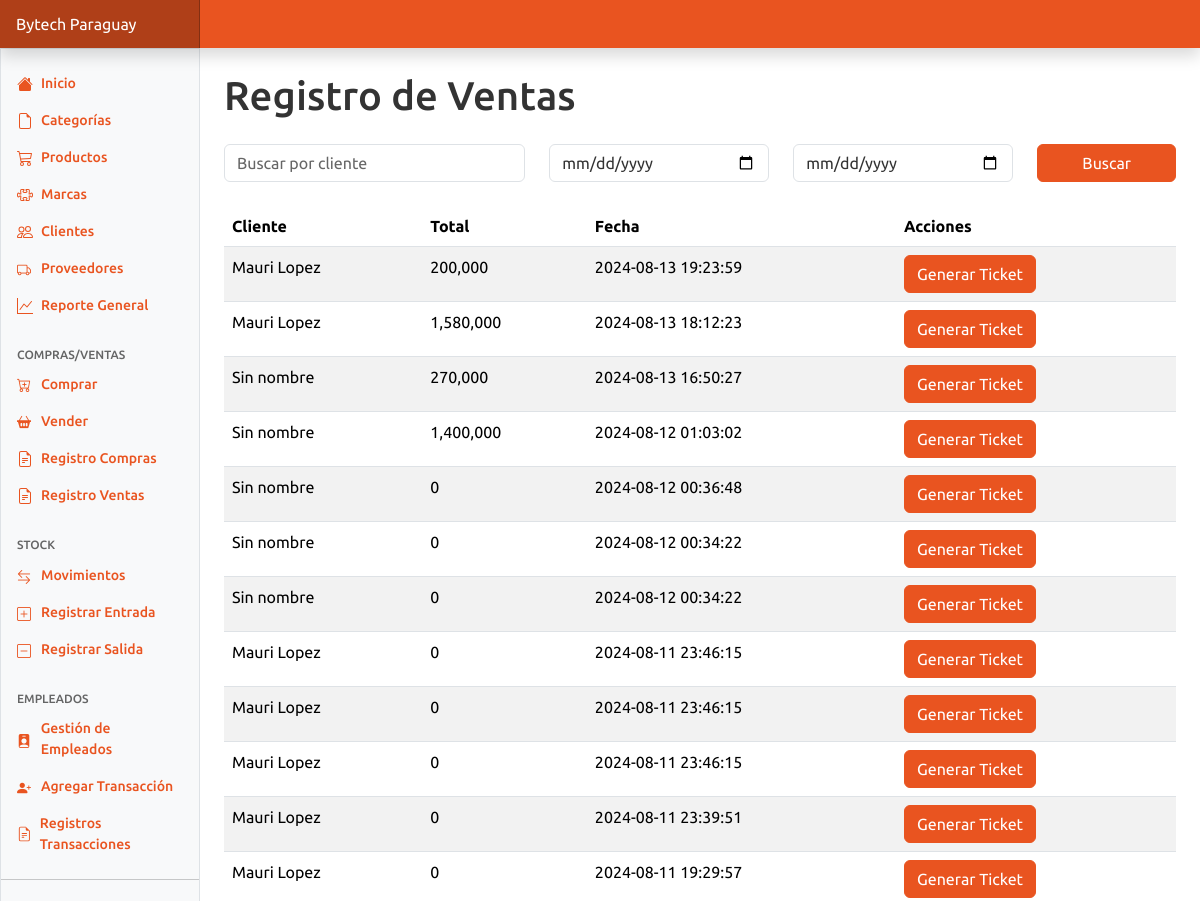
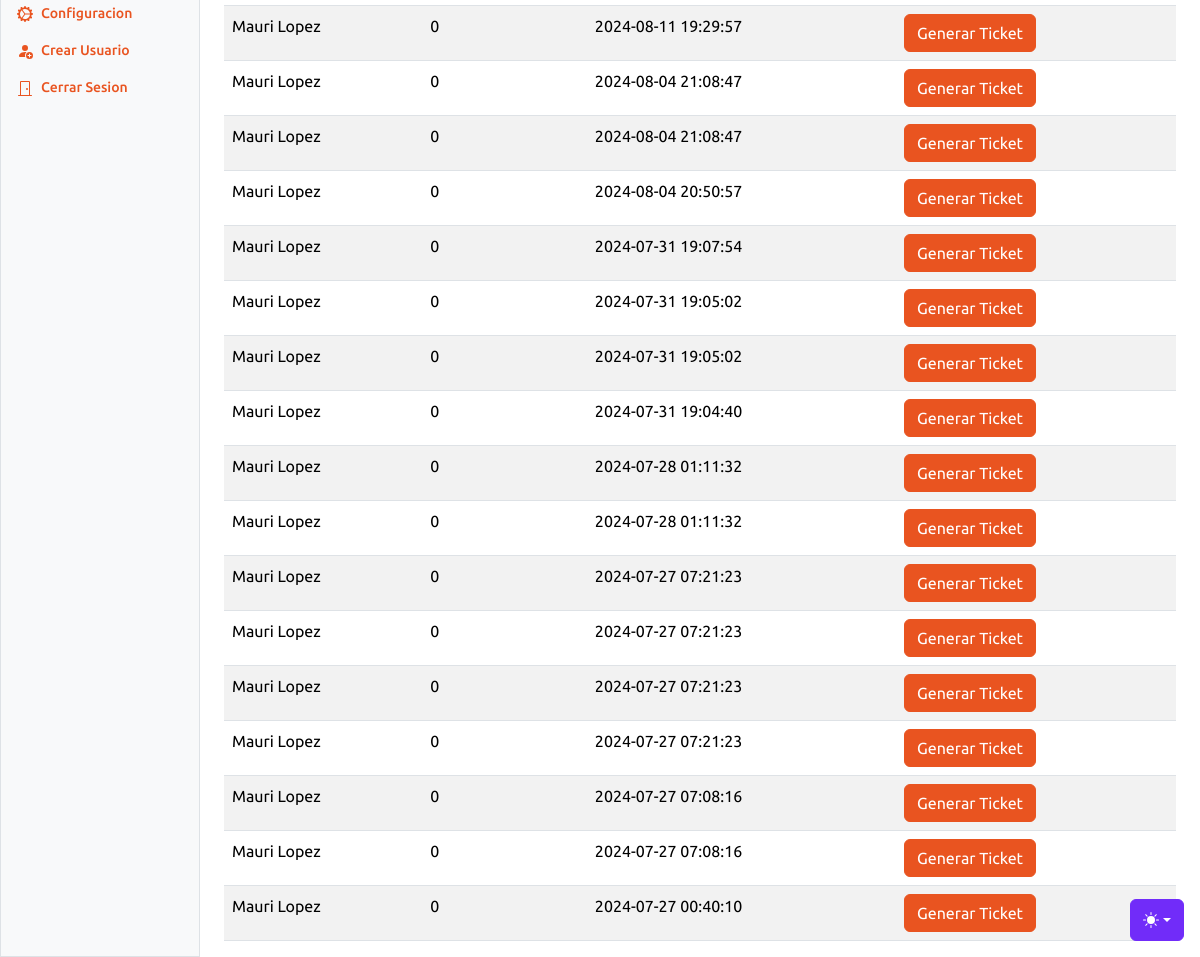
The page /registro_ventas.php (signed in) on the database its author committed (2 pictures, top to bottom).
### tables this page shows
CREATE TABLE `ventas` (
  `id` int(11) NOT NULL,
  `cliente_id` int(11) DEFAULT NULL,
  `total` decimal(10,2) NOT NULL,
  `producto_id` int(11) DEFAULT NULL,
  `cantidad` int(11) NOT NULL,
  `precio` decimal(10,2) NOT NULL,
  `fecha` timestamp NOT NULL DEFAULT current_timestamp()
);

CREATE TABLE `clientes` (
  `id` int(11) NOT NULL,
  `nombre` varchar(255) NOT NULL,
  `email` varchar(255) NOT NULL,
  `telefono` varchar(20) DEFAULT NULL,
  `direccion` text DEFAULT NULL,
  `ci_ruc` varchar(20) NOT NULL,
  `fecha_cumple` date DEFAULT NULL
);

### registro_ventas.php (the view, shortened to what this page needs)
<?php
require "config/start.php";
$search = isset($_GET['search']) ? $_GET['search'] : '';
$fecha_inicio = isset($_GET['fecha_inicio']) ? $_GET['fecha_inicio'] : '';
$fecha_fin = isset($_GET['fecha_fin']) ? $_GET['fecha_fin'] : '';
$sql = "SELECT ventas.id AS venta_id, ventas.total, ventas.fecha, clientes.nombre AS cliente_nombre
        FROM ventas
        JOIN clientes ON ventas.cliente_id = clientes.id
        WHERE (clientes.nombre LIKE :search)";
$sql .= " ORDER BY ventas.fecha DESC";
$stmt = $pdo->prepare($sql);
$params = ['search' => "%$search%"];
$stmt->execute($params);
$ventas = $stmt->fetchAll();
?>
<!DOCTYPE html>
<html lang="es">
<head>
    <?php include 'components/head.php'?>
</head>
<body>
<?php include 'components/header.php'?>
<main class="col-md-9 ms-sm-auto col-lg-10 px-md-4">
    <h1 class="my-4">Registro de Ventas</h1>
    <form method="get" class="mb-4">
        <div class="row">
            <div class="col-md-4">
                <input type="text" name="search" class="form-control" placeholder="Buscar por cliente" value="<?= htmlspecialchars($search) ?>">
            </div>
            <div class="col-md-3">
                <input type="date" name="fecha_inicio" class="form-control" value="<?= htmlspecialchars($fecha_inicio) ?>" placeholder="Fecha Inicio">
            </div>
            <div class="col-md-3">
                <input type="date" name="fecha_fin" class="form-control" value="<?= htmlspecialchars($fecha_fin) ?>" placeholder="Fecha Fin">
            </div>
            <div class="col-md-2">
                <button type="submit" class="btn btn-primary w-100">Buscar</button>
            </div>
        </div>
    </form>
    <table class="table table-striped">
        <thead>
            <tr>
                <th>Cliente</th>
                <th>Total</th>
                <th>Fecha</th>
                <th>Acciones</th>
            </tr>
        </thead>
        <tbody>
            <?php foreach ($ventas as $venta): ?>
                <tr>
                    <td><?= htmlspecialchars($venta['cliente_nombre']) ?></td>
                    <td><?= htmlspecialchars(number_format($venta['total'], 0)) ?></td>
                    <td><?= htmlspecialchars($venta['fecha']) ?></td>
                    <td>
                        <button class="btn btn-primary" onclick="generateTicketPDF(<?= $venta['venta_id'] ?>)">Generar Ticket</button>
                    </td>
                </tr>
            <?php endforeach; ?>
        </tbody>
    </table>
</main>
<?php include 'components/footer.php'?>
</body>
</html>

### rows shown on the page
ventas: cliente.nombre "Mauri Lopez", total "200,000", fecha "2024-08-13 19:23:59"
ventas: cliente.nombre "Mauri Lopez", total "1,580,000", fecha "2024-08-13 18:12:23"
ventas: cliente.nombre "Sin nombre", total "270,000", fecha "2024-08-13 16:50:27"
ventas: cliente.nombre "Sin nombre", total "1,400,000", fecha "2024-08-12 01:03:02"
ventas: cliente.nombre "Sin nombre", total "0", fecha "2024-08-12 00:36:48"
ventas: cliente.nombre "Sin nombre", total "0", fecha "2024-08-12 00:34:22"
ventas: cliente.nombre "Sin nombre", total "0", fecha "2024-08-12 00:34:22"
ventas: cliente.nombre "Mauri Lopez", total "0", fecha "2024-08-11 23:46:15"
ventas: cliente.nombre "Mauri Lopez", total "0", fecha "2024-08-11 23:46:15"
ventas: cliente.nombre "Mauri Lopez", total "0", fecha "2024-08-11 23:46:15"
ventas: cliente.nombre "Mauri Lopez", total "0", fecha "2024-08-11 23:39:51"
ventas: cliente.nombre "Mauri Lopez", total "0", fecha "2024-08-11 19:29:57"
ventas: cliente.nombre "Mauri Lopez", total "0", fecha "2024-08-11 19:29:57"
ventas: cliente.nombre "Mauri Lopez", total "0", fecha "2024-08-04 21:08:47"
ventas: cliente.nombre "Mauri Lopez", total "0", fecha "2024-08-04 21:08:47"
ventas: cliente.nombre "Mauri Lopez", total "0", fecha "2024-08-04 20:50:57"
ventas: cliente.nombre "Mauri Lopez", total "0", fecha "2024-07-31 19:07:54"
ventas: cliente.nombre "Mauri Lopez", total "0", fecha "2024-07-31 19:05:02"
ventas: cliente.nombre "Mauri Lopez", total "0", fecha "2024-07-31 19:05:02"
ventas: cliente.nombre "Mauri Lopez", total "0", fecha "2024-07-31 19:04:40"
ventas: cliente.nombre "Mauri Lopez", total "0", fecha "2024-07-28 01:11:32"
ventas: cliente.nombre "Mauri Lopez", total "0", fecha "2024-07-28 01:11:32"
ventas: cliente.nombre "Mauri Lopez", total "0", fecha "2024-07-27 07:21:23"
ventas: cliente.nombre "Mauri Lopez", total "0", fecha "2024-07-27 07:21:23"
ventas: cliente.nombre "Mauri Lopez", total "0", fecha "2024-07-27 07:21:23"
ventas: cliente.nombre "Mauri Lopez", total "0", fecha "2024-07-27 07:21:23"
ventas: cliente.nombre "Mauri Lopez", total "0", fecha "2024-07-27 07:08:16"
ventas: cliente.nombre "Mauri Lopez", total "0", fecha "2024-07-27 07:08:16"
ventas: cliente.nombre "Mauri Lopez", total "0", fecha "2024-07-27 00:40:10"
